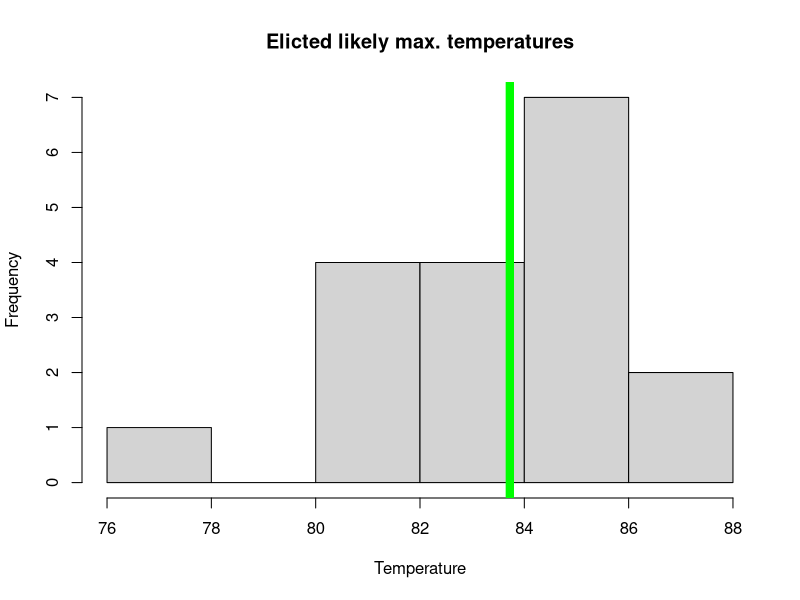

Write the R code that produced this figure. (Note: this script raises an error after producing the figure.)
## ----unnamed-chunk-1---- ##
# install.packages("fitdistrplus")
# install.packages("Hmisc")
 
 
 
## ----unnamed-chunk-2---- ##
temp_elic<- data.frame(
    id=c(1,2,3,4,5,6,7,8,9,10,11,12,13,14,15,16,17,18),
    low=c(68,80,70,79,78,80,76,82,87,50,80,79,77,78,79,85,84,79),
    high=c(81,84,90,84,93,86,88,88,78,100,90,92,85,85,85,88,91,89),
    likely=c(77,82,85,83,86,83,83,86,83,85,85,86,82,81,81,87,87,85),
    confidence=c(75,79,50,40,95,75,80,90,90,25,70,80,80,80,80,5,80,60))
temp_elic
 
 
 
## ----unnamed-chunk-3---- ##
hist(temp_elic$likely,
    main="Elicted likely max. temperatures",
    xlab="Temperature")
abline(v=mean(temp_elic$likely),col='green',lwd=8)
 
 
 
## ----unnamed-chunk-4---- ##
surv<- c(0.5, 0.6, 0.45, 0.65, 0.45, 0.7)
surv_mean<-mean(surv)
surv_var<- var(surv)
 
 
 
## ----unnamed-chunk-5---- ##
### beta method of moments
beta.mom<-function(mean,v)
    {
    x<-mean
    a<-x*(x*(1-x)/v-1)
    b<-(1-x)*(x*(1-x)/v-1)
    c(a,b)
    }
 
 
 
## ----unnamed-chunk-6---- ##
out<-beta.mom(surv_mean,surv_var)
out
 
 
 
## ----unnamed-chunk-7---- ##
library(fitdistrplus)
fit<- fitdist(data=surv,
    distr="beta",
    start=c(shape1=out[1],
        shape2=out[2]))
 
 
 
## ----unnamed-chunk-8---- ##
fit
 
 
 
## ----unnamed-chunk-9---- ##
x<- seq(0,1,0.01) # survivals to plot
 
 
 
## ----unnamed-chunk-10---- ##
dmom<- dbeta(x=x,
    shape1=out[1],
    shape2=out[2])
 
 
 
## ----unnamed-chunk-11---- ##
dmll<- dbeta(x=x,
    shape1=fit$estimate[1],
    shape2=fit$estimate[2] )
 
 
 
## ----unnamed-chunk-12---- ##
plot(x=x,y=dmom,
    xlab="Survival",
    ylab="Likelihood",type='l',
    ylim=c(0,4),
    las=1)
points(x=x,y=dmll, type='l', lty=2)
legend("topleft",
    legend=c("Method of moments","Max. Likelihood"),
    lty=c(1,2))
 
 
 
## ----unnamed-chunk-13---- ##
library(Hmisc)
# weights as whole numbers
wt1<-c(1,1,2,1,2,4)
# weights as proportions
wt2<- wt1/sum(wt1)
 
 
 
## ----unnamed-chunk-14---- ##
#means
wtd.mean(surv,wt1)
wtd.mean(surv,wt2)
#variance
wtd.var(surv,wt1)
#wtd.var(surv,wt2) will not work, needs integer values!
 
 
 
## ----unnamed-chunk-15---- ##
out_w<-beta.mom(mean=wtd.mean(surv,wt1),
v=wtd.var(surv,wt1))
out_w
 
 
 
## ----unnamed-chunk-16---- ##
S<- seq(0,1,0.01)
unweighted<-dbeta(S,
    shape1=out[1],
    shape2=out[2])

weighted<-dbeta(S,
    shape1=out_w[1], 
    shape2= out_w[2])
 
 
 
## ----unnamed-chunk-17---- ##
plot(S,unweighted,
    col="black",
    type='l',
    ylab="Density",
    lwd=2,
    ylim=c(0,4),
    las=1)
points(S,weighted,
    col="red",
    type='l',
    lwd=2)
legend("topleft",
    legend=c("unweighted", "weighted"),
    lty=1,
    col=c("black","red"))
 
 
 
## ----unnamed-chunk-18---- ##
# Absent
Many.Open<-c(0.36,0.37,0.36)
Many.Closed<-c(0.15,0.17,0.17)
Few.Open<-c(0.67,0.69,0.66)
Few.Closed<-c(0.44,0.51,0.56)
 
 
 
## ----unnamed-chunk-19---- ##
#means
mean(Many.Open)
mean(Many.Closed)
mean(Few.Open)
mean(Few.Closed)
 
 
 
## ----unnamed-chunk-20---- ##
#expert weights
wt<-c(5,10,100)
 
 
 
## ----unnamed-chunk-21---- ##
#weighted means
wtd.mean(Many.Open,wt)
wtd.mean(Many.Closed,wt)
wtd.mean(Few.Open,wt)
wtd.mean(Few.Closed,wt)
 
 
 
## ----unnamed-chunk-22---- ##
number_surv<-c(50, 30, 25, 40)
#remember 100 individuals
probability_surv<-number_surv/100
 
 
 
## ----unnamed-chunk-23---- ##
mean(probability_surv)
var(probability_surv)
 
 
 
## ----unnamed-chunk-24---- ##
number_surv<-c(50, 30, 25, 40)
number_die<- 100-number_surv
#let's see what that gets us in terms of means and variance for probability
p_s<-rbeta(1000,number_surv,number_die)
mean(p_s)
var(p_s)
 
 
 
## ----unnamed-chunk-25---- ##
number_surv<-c(25, 15, 25, 40)
number_die<-c(25, 35, 75, 60)
totals<-number_surv+number_die
totals ## notice that the sum of survive and die for expert 1 and 2 is 50

p_s<-rbeta(1000,number_surv,number_die)
mean(p_s)
var(p_s)
 
 
 
## ----unnamed-chunk-26---- ##
p_s<-rbeta(1000,1,1)
mean(p_s)
var(p_s)
#expected value the same, variance different
p_s<-rbeta(1000,100,100)
mean(p_s)
var(p_s)
 
 
 
## ----unnamed-chunk-27---- ##
temp<-c(30, 31, 35, 37, 32, 34.5)
mean(temp)
sd(temp)
 
 
 
## ----unnamed-chunk-28---- ##
pnorm(34,mean(temp),sd(temp))
 
 
 
## ----unnamed-chunk-29---- ##
expertDat<- data.frame(
    ave_summer_temp = c(25,26,27,28,
        29,30,31,32,33,34,35,36,
        37,38,39,40),
    est_survival = c(0.85,0.825,
        0.8,0.75,0.725,0.7,0.65,0.6,
        0.55,0.5,0.45,
        0.4,0.35,0.3,
        0.275,0.225))
expertDat
 
 
 
## ----unnamed-chunk-30---- ##
surv<-round(expertDat$est_survival*100)
died<-100-surv
response<-cbind(surv,died)
glm(response ~ expertDat$ave_summer_temp, 
    fam=binomial)
 
 
 
## ----unnamed-chunk-31---- ##
musselDat<- data.frame(ave_summer_temp=c(14,15,16,17,18,19,
        20,21,22,23,24,25,26,27,28,29,30,31,32,33,34,35),
    mussel_growth=c(23.314,24.115,24.716,25.317,25.718,
        25.919,26.120,26.121,26.122,25.923,25.524,25.125,24.526,
        23.927,23.128,22.129,21.130,19.931,18.732,17.333,15.734,
        14.135))

plot(mussel_growth~ave_summer_temp,
    data=musselDat,
    xlab= "Average summer temperature",
    ylab="Mussel growth",
    las=1,
    type='l')
 
 
 
## ----unnamed-chunk-32---- ##
musselDat$ave_summer_tempsq<-musselDat$ave_summer_temp^2
mod<-lm(mussel_growth ~ ave_summer_temp + ave_summer_tempsq, musselDat)
 
 
 
## ----warning=FALSE---- ##
#lower, median, and upper values from Expert 2
w<-c(82,86,88)
c<-0.9
CI<-c((1-c)/2,1-(1-c)/2)
est<-qmedist(w,"norm",probs=CI)
#Estimates
parms2<-est$estimate
parms2
test<-rnorm(1000,parms2[1],parms2[2])
quantile(test,c(0.01,0.5,0.99))
 
 
 
## ----unnamed-chunk-33---- ##
### load library first
library(fitdistrplus)
# 90% confidence so specify lower 5 and upper 95 percentiles
est<-qmedist(data=w,
    distr="beta",
    probs=c(0.05,0.95))
parms<-est$estimate
parms
 
 
 
## ----unnamed-chunk-34---- ##
test<-rbeta(1000,parms[1],parms[2])
quantile(test,c(0.05,0.5,0.95))
 
 
 
## ----unnamed-chunk-35---- ##
parms<-est$estimate
parms
## lets see how close we got
test<-rnorm(1000,parms[1],parms[2])
quantile(test,c(0.10,0.5,0.90))
 
 
 
## ----unnamed-chunk-36---- ##
test<-rnorm(1000,parms1[1],parms1[2])
quantile(test,c(0.005,0.5,0.995))
 
 
 
## ----unnamed-chunk-37---- ##
mu<-seq(50,100,0.1) # possible outcomes
expert1_lik<-dnorm(x=mu,
    mean=parms1[1],
    sd=parms1[2])
expert1_lik<- expert1_lik/sum(expert1_lik) # integrate to 1
 
 
 
## ----unnamed-chunk-38---- ##
#Addition of second expert
expert2_lik<-dnorm(mu,parms2[1],parms2[2])
expert2_lik<- expert2_lik/sum(expert2_lik)
prior<- expert1_lik/sum(expert1_lik) # integrate to 1
plot(x=mu,
    y=prior,
    col="black",
    lty=1,
    lwd=3,
    type='l',
    ylim=c(0,0.025),
    ylab="Probability",
    xlab="Temperature")
lines(x=mu,
    y=expert2_lik,
    col="black",
    lty=2,
    lwd=3,
    type='l')
legend("topleft",c("Expert 1 (prior)",
    "Expert 2 (new)"),
    lty=c(1,2),
    col=c("black","black"))
 
 
 
## ----unnamed-chunk-39---- ##
post<-(prior*expert2_lik)/sum(prior*expert2_lik)
 
 
 
## ----unnamed-chunk-40---- ##
plot(x=mu,
    y=prior,
    col="black",
    lty=1,
    lwd=3,
    type='l',
    ylim=c(0,0.025),
    ylab="Probability",
    xlab="Temperature")
lines(x=mu,
    y=expert2_lik,
    col="black",
    lty=2,
    lwd=3,
    type='l')
lines(mu,post,
    col="red",
    lty=1,
    lwd=3)
legend("topleft",c("Expert 1 (prior)",
    "Expert 2 (new)",
    "Posterior"),
    lty=c(1,2,1),
    lwd=2,
    col=c("black","black","red"))
 
 
 
